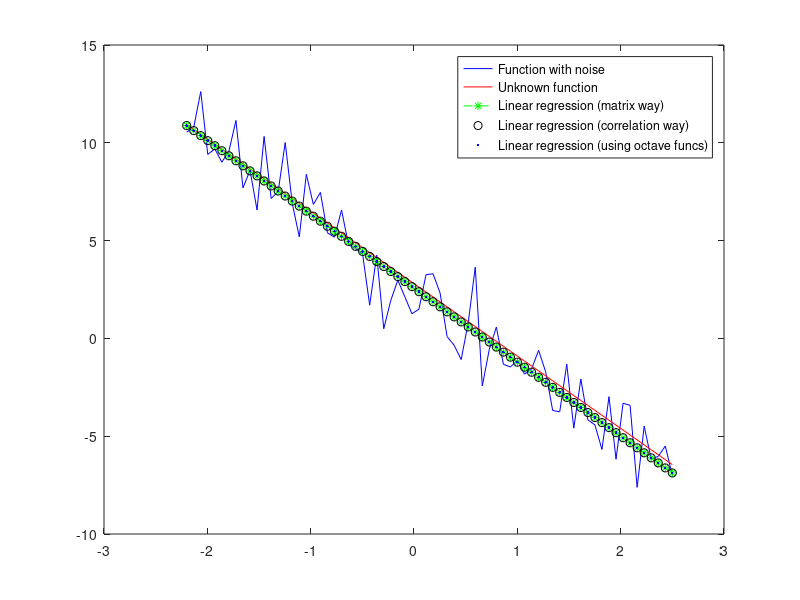

Here is the MATLAB script that generated this plot:
clc
clear

x_min = -2.2;
x_max = 2.5;
n = 70;

X = x_min: (x_max - x_min) / (n - 1) : x_max;
c1 = 2.8;
c2 = -3.7;
c = [c2, c1]

# unknown function
y = c1 + c2 * X;

# noise
s = 1.5;
Z = s * normrnd(0, 1, 1, n);
Y = y + Z;

# recovery of function y(x)

# matrix way
A = [ones(1, n); X]';
B = A' * A;
C = A' * Y';
cn = B^(-1) * C;
cn_matrix = flip(cn')
Yn1 = A * cn;

# cov way
xn = mean(X);
yn = mean(Y);
K = (X - xn)' * (Y - yn) / (n - 1);
b = K / (std(X) ^ 2);
Yn2 = yn + b * (X-xn)';

# using octave functions
m = 1;
cn_octave = polyfit(X, Y, m)
Yn3 = polyval(cn_octave, X);

plot(X, Y, 'b', X, y, 'r', X, Yn1, 'g*--', X, Yn2, 'ko', X, Yn3, 'b.')
legend('Function with noise', 'Unknown function', 
'Linear regression (matrix way)', 'Linear regression (correlation way)', 
'Linear regression (using octave funcs)')


r = Yn1 - Y';
ort = r' * Yn1
sn = sqrt(r' * r / (n - 2));
ss = [s, sn]
